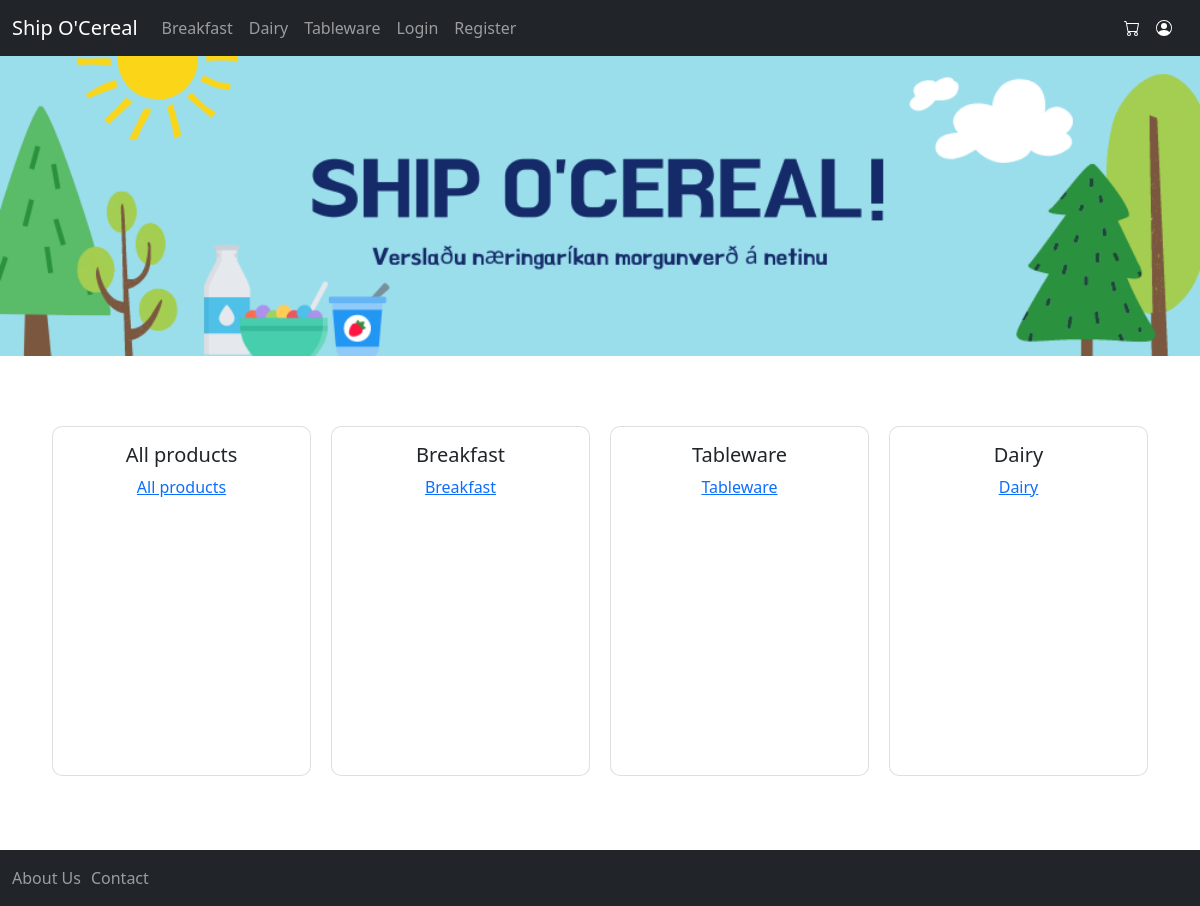
Screenshot of /products/ with the database file from the repository.
### products/models.py (models this page shows)
class Category(models.Model):
    name = CharField(max_length=64)
    products = models.ManyToManyField(Product)
    def __str__(self):
        return self.name

### products/views.py (the view)
# urls.py: path('', views.CategoryList.as_view()),
class CategoryList(ListView):
    model = Category
    context_object_name = 'categories'
    template_name = 'products/index.html'

### templates/products/index.html
{% extends 'base.html' %}
{% block content %}
    <div class="home">
        <div class="homecard card" style="width: 18rem;">
            <div class="card-body">
                <div class="hometitle">
                    <h5 class="card-title">All products</h5>
                    <a href="all/" class="card-link">All products</a>
                </div>
            </div>
        </div>
        {% for category in categories %}
            <div class="homecard card" style="width: 18rem;">
                <div class="card-body">
                    <div class="hometitle d-flex align-items-center">
                        <h5 class="card-title">{{ category }}</h5>
                        <a href="{{ category.name.lower }}/" class="card-link">{{ category }}</a>
                    </div>
                </div>
            </div>
        {% endfor %}
    </div>
{% endblock %}

### static/css/main.css (style rules this page uses)
.home { display:flex; flex-direction: row; justify-content: space-around; border-radius: 10px; margin-top: 60px; }
.hometitle { display: flex; flex-direction: column; align-items: center; }
.homecard { border-radius: 10px; min-height: 350px; min-width: 150px; margin: 10px; align-items: center; }
.card { display: flex; margin-top: 10px; flex: 1; }
.card-title { align-content: center; }

### rows the page displays
Category: name "Breakfast"
Category: name "Tableware"
Category: name "Dairy"
